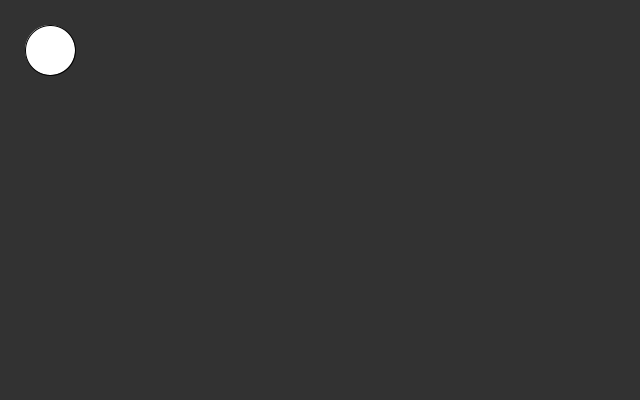
Frame 1 (no input)
Frame 60 (the mouse pressed at the canvas centre just before this capture): identical to frame 1, image omitted
Frame 120 (the mouse held since frame 60 and released just before this capture): identical to frame 1, image omitted

The Processing sketch that drew this single still picture (run headless with seeded random() and noise(); from frame 60 on, the mouse is pressed at the canvas centre):

// Processing sketch: Processing
// ── Processing.pde
void setup()
{
  size(640, 400);
}

void draw()
{
  background(50);
  ellipse(50,50,50,50);
  
}
